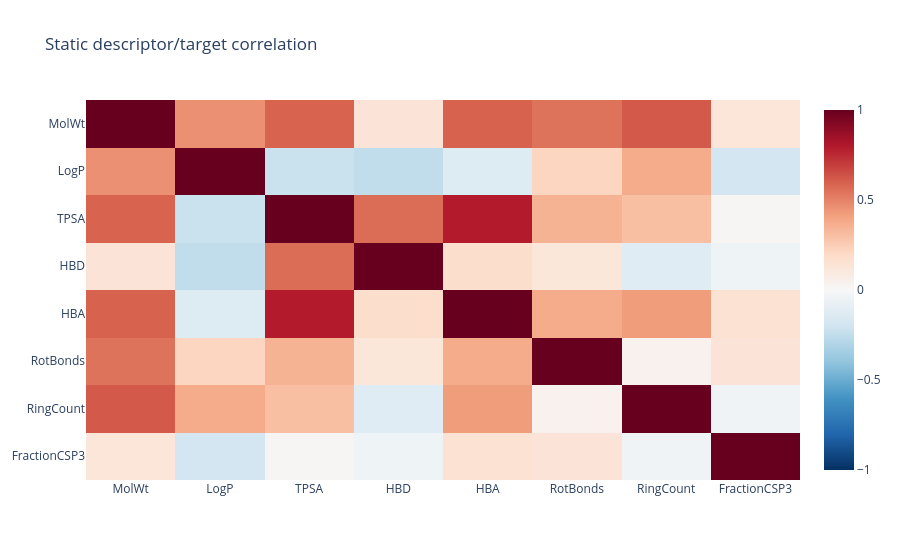

Here is the notebook cell this chart was saved with:
### Markdown cell above
## 10. Explore descriptor relationships

Correlation is not causation, but it is useful for finding redundant features and simple relationships worth visualizing. We include the target in the correlation table only for exploration; it is not a substitute for held-out evaluation.

### Code cell
correlation_plot = px.imshow(
    X_small.corr(),
    zmin=-1,
    zmax=1,
    color_continuous_scale="RdBu_r",
    title="Static descriptor/target correlation",
    aspect="auto",
)
correlation_plot.show()

### Figure 1 — Plotly figure (JSON) as saved in the notebook; plotly's stock layout.template omitted (floating-point values rounded to 4 significant figures)
{"data": [{"coloraxis": "coloraxis", "hovertemplate": "x: %{x}<br>y: %{y}<br>color: %{z}<extra></extra>", "name": "0", "type": "heatmap", "x": ["MolWt", "LogP", "TPSA", "HBD", "HBA", "RotBonds", "RingCount", "FractionCSP3"], "xaxis": "x", "y": ["MolWt", "LogP", "TPSA", "HBD", "HBA", "RotBonds", "RingCount", "FractionCSP3"], "yaxis": "y", "z": [[1.0, 0.46, 0.5886, 0.1342, 0.5913, 0.5439, 0.6166, 0.1246], [0.46, 1.0, -0.2227, -0.25, -0.1361, 0.22, 0.3739, -0.1848], [0.5886, -0.2227, 1.0, 0.5637, 0.7942, 0.3474, 0.3046, 0.01604], [0.1342, -0.25, 0.5637, 1.0, 0.179, 0.1216, -0.1198, -0.04842], [0.5913, -0.1361, 0.7942, 0.179, 1.0, 0.3746, 0.4242, 0.1506], [0.5439, 0.22, 0.3474, 0.1216, 0.3746, 1.0, 0.04233, 0.1345], [0.6166, 0.3739, 0.3046, -0.1198, 0.4242, 0.04233, 1.0, -0.03975], [0.1246, -0.1848, 0.01604, -0.04842, 0.1506, 0.1345, -0.03975, 1.0]]}], "layout": {"coloraxis": {"autocolorscale": false, "cmax": 1, "cmin": -1, "colorscale": [[0, "rgb(5,48,97)"], [0.1, "rgb(33,102,172)"], [0.2, "rgb(67,147,195)"], [0.3, "rgb(146,197,222)"], [0.4, "rgb(209,229,240)"], [0.5, "rgb(247,247,247)"], [0.6, "rgb(253,219,199)"], [0.7, "rgb(244,165,130)"], [0.8, "rgb(214,96,77)"], [0.9, "rgb(178,24,43)"], [1, "rgb(103,0,31)"]]}, "title": {"text": "Static descriptor/target correlation"}, "xaxis": {"anchor": "y", "domain": [0, 1]}, "yaxis": {"anchor": "x", "autorange": "reversed", "domain": [0, 1]}}}
